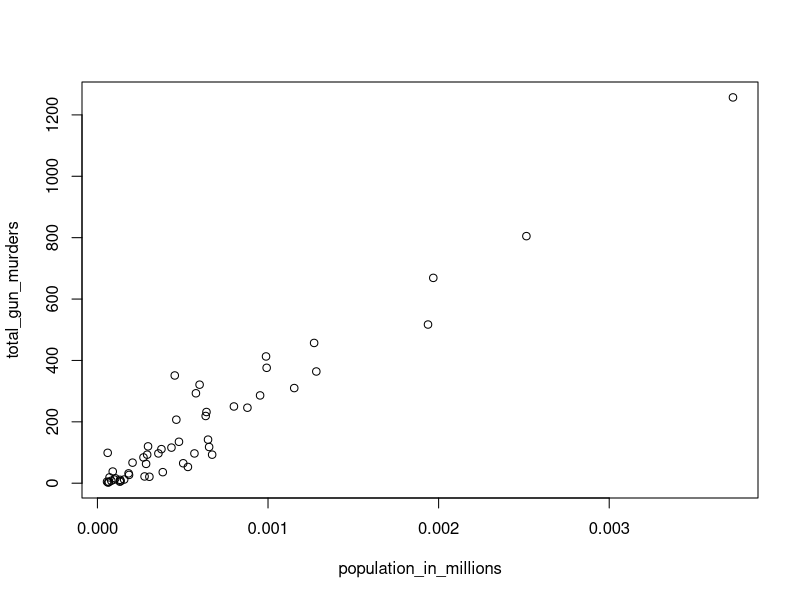
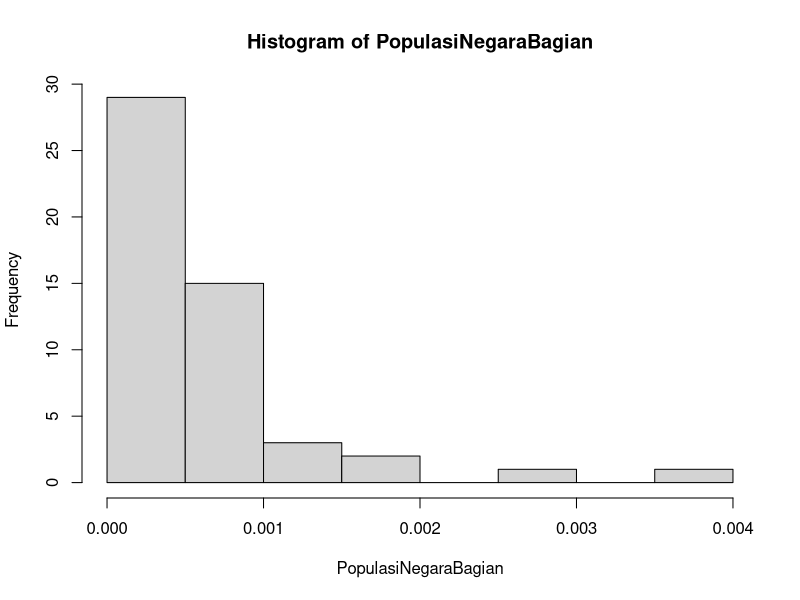
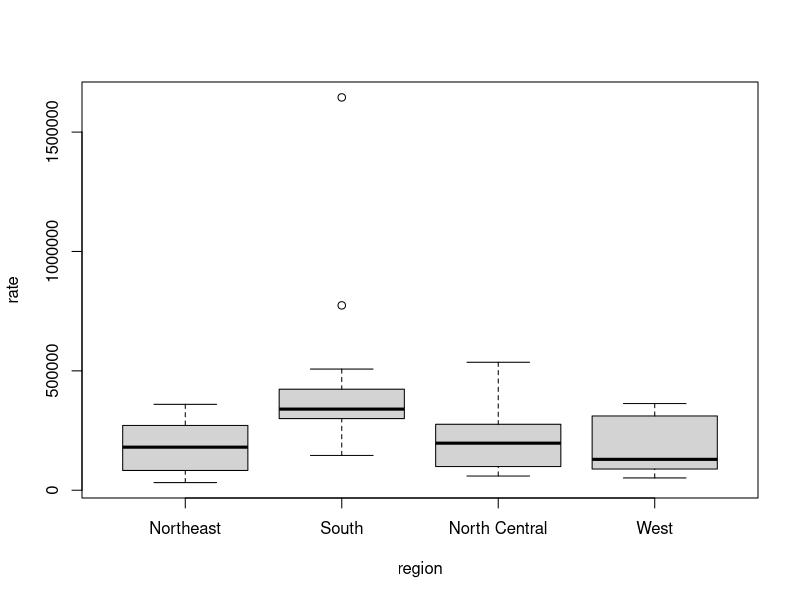

Reproduce these figures in R, in order.
## ---- chunk 1
library(dslabs)
data(murders)
pop <- murders$population

class(pop)

sort(pop)

min(murders[["population"]])
## ---- chunk 2
indexpop <- order(pop)
indexpop 
min(indexpop)
min(pop[indexpop])
## ---- chunk 3
i_min <- which.min(pop)
pop[i_min]
## ---- chunk 4
murders$population[i_min]
murders[i_min, 1]
## ---- chunk 5
temp <- c(35, 88, 42, 84, 81, 30)
city <- c("Beijing", "Lagos", "Paris", "Rio de Janeiro", "San Juan", "Toronto")
city_temps <- data.frame(name = city, temperature = temp)
ranks <- rank (city_temps$temp)
## ---- chunk 6
Peringkat <- c(2, 1, 3, 6, 5, 4) 
NegaraBagian <- c("New South Wales", "Northern Territory", "Queensland", "Tasmania", "Victoria", "Western Australia")
## ---- chunk 7
population_in_millions <- murders$population/10^10 
total_gun_murders <- murders$total 
plot(population_in_millions, total_gun_murders)
## ---- chunk 8
PopulasiNegaraBagian <- (murders$population/10000000000)
hist(PopulasiNegaraBagian)
## ---- chunk 9
murders$rate <- with(murders, total / population * 10000000000) 
boxplot(rate~region, data = murders) 
